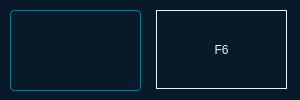
<?xml version="1.0" encoding="UTF-8"?>
<ui version="4.0">
 <class>Form</class>
 <widget class="QWidget" name="Form">
  <property name="geometry">
   <rect>
    <x>0</x>
    <y>0</y>
    <width>300</width>
    <height>100</height>
   </rect>
  </property>
  <property name="windowTitle">
   <string>Hotkey</string>
  </property>
  <property name="styleSheet">
   <string notr="true">QWidget {
    background-color: #0a1929;
    color: #e0f7fa;
    font-family: 'Segoe UI';
    selection-background-color: #1abc9c;
}

QPushButton {
    background: qlineargradient(x1:0, y1:0, x2:1, y2:0,
        stop:0 #1abc9c, stop:1 #3498db);
    border: 1px solid #107a8c;
    border-radius: 4px;
    color: #0a1929;
    padding: 5px;
    font-weight: bold;
}

QPushButton:hover {
    background: qlineargradient(x1:0, y1:0, x2:1, y2:0,
        stop:0 #26debf, stop:1 #4aa9ff);
}

QPushButton:pressed {
    background: qlineargradient(x1:0, y1:0, x2:1, y2:0,
        stop:0 #16a085, stop:1 #2980b9);
}

QPushButton:disabled {
     background: qlineargradient(x1:0, y1:0, x2:1, y2:0,
        stop:0 #7abeb0, stop:1 #83bade);
    border: 1px solid #cbcbcb;
}

QLineEdit, QSpinBox, QComboBox {
    background-color: #0d2338;
    border: 1px solid #1abc9c;
    border-radius: 3px;
    padding: 5px;
    color: #e0f7fa;
    selection-background-color: #3498db;
}

QComboBox::drop-down {
    subcontrol-origin: padding;
    subcontrol-position: top right;
    width: 20px;
    border-left: 1px solid #1abc9c;
}

QComboBox::down-arrow {
    image: url(:/icons/down_arrow.svg);
    width: 12px;
    height: 12px;
}

QComboBox QAbstractItemView {
    background: #0d2338;
    color: #e0f7fa;
    selection-background-color: #1abc9c;
    border: 1px solid #3498db;
}

QRadioButton {
    spacing: 5px;
    color: #e0f7fa;
}

QRadioButton::indicator {
    width: 16px;
    height: 16px;
    border-radius: 9px;
    border: 2px solid #1abc9c;
    background: #0a1929;
}

QRadioButton::indicator:checked {
    background: qradialgradient(
        cx:0.5, cy:0.5,
        fx:0.5, fy:0.5,
        radius:0.5,
        stop:0 #1abc9c,
        stop:0.5 #0a1929
    );
}

QLineEdit:focus, QSpinBox:focus, QComboBox:focus {
    border: 1px solid #4aa9ff;
}

QSpinBox::up-button, QSpinBox::down-button {
    background-color: #1abc9c;
    width: 16px;
    border: 1px solid #107a8c;
}

QSpinBox::up-arrow, QSpinBox::down-arrow {
    image: url(:/icons/spin_arrows.svg);
    width: 8px;
    height: 8px;
}

QSpinBox::up-button:hover, QSpinBox::down-button:hover {
    background-color: #26debf;
}</string>
  </property>
  <widget class="QLabel" name="hotkeyLabel">
   <property name="geometry">
    <rect>
     <x>156</x>
     <y>10</y>
     <width>131</width>
     <height>79</height>
    </rect>
   </property>
   <property name="font">
    <font>
     <family>Segoe UI</family>
    </font>
   </property>
   <property name="frameShape">
    <enum>QFrame::Box</enum>
   </property>
   <property name="text">
    <string>F6</string>
   </property>
   <property name="scaledContents">
    <bool>true</bool>
   </property>
   <property name="alignment">
    <set>Qt::AlignCenter</set>
   </property>
  </widget>
  <widget class="QPushButton" name="setHotkeyButton">
   <property name="geometry">
    <rect>
     <x>10</x>
     <y>10</y>
     <width>131</width>
     <height>81</height>
    </rect>
   </property>
   <property name="font">
    <font>
     <family>Segoe UI</family>
     <weight>75</weight>
     <bold>true</bold>
    </font>
   </property>
   <property name="text">
    <string>Set Hotkey
(Start/Stop)</string>
   </property>
  </widget>
 </widget>
 <resources/>
 <connections/>
</ui>
